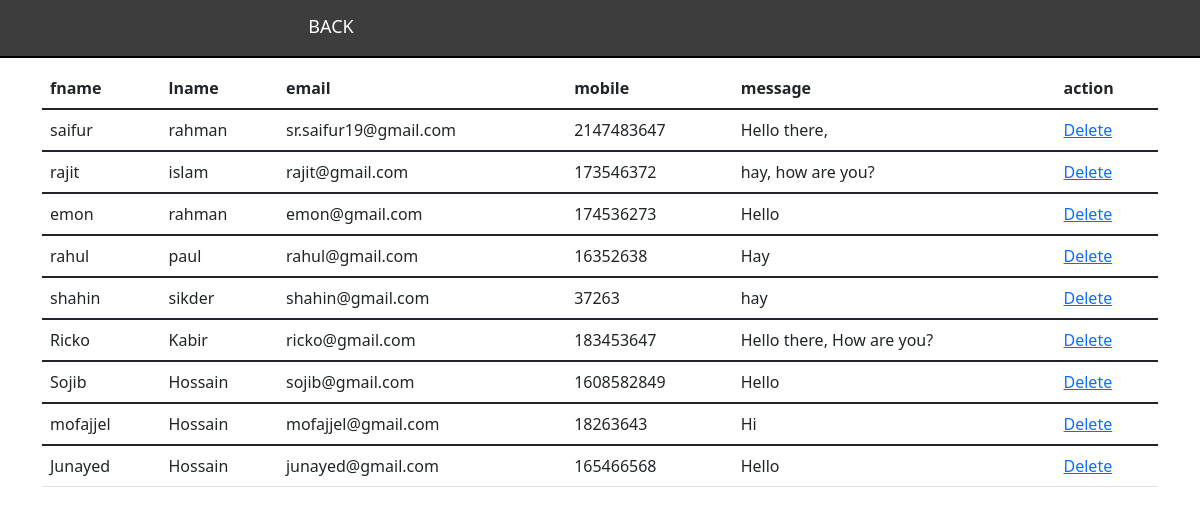
The app's page /admin.php with its own data.
### tables this page shows
CREATE TABLE `contact_info` (
  `fname` varchar(20) NOT NULL,
  `lname` varchar(20) NOT NULL,
  `email` varchar(30) NOT NULL,
  `mobile` int(15) NOT NULL,
  `message` varchar(500) NOT NULL
);

### admin.php (the view, shortened to what this page needs)
<!DOCTYPE html>
<html lang="en">
<head>
    <link rel="stylesheet" href="css/style.css">
    <link href="https://cdn.jsdelivr.net/npm/bootstrap@5.1.3/dist/css/bootstrap.min.css" rel="stylesheet">
</head>
<body>
   <header>
      <div id="CustomHeader"class="container">
	 <div class="row">
     <div id="CustomList"class="col-md-6">
      <ul type="none">
	  <li><a href="index.php">Back</a></li>
	  </ul>
	 </div>
	 </div>
  </div>
</header>
<div class="container table_section">
    <div class="row">
        <div class="col-lg-12">
            <?php
$connection = mysqli_connect("localhost","root","","contact_db");
$query = "SELECT * FROM contact_info";
$adanprodan = mysqli_query($connection,$query);
$count = mysqli_num_rows($adanprodan);
if($count>0){
?>
<table class="table">
   <thead class="thead-dark">
      <tr>
          <th>fname</th>
          <th>lname</th>
          <th>email</th>
          <th>mobile</th>
          <th>message</th>
          <th>action</th>
      </tr>
   </thead>
<?php
    while($row = mysqli_fetch_assoc($adanprodan)){
    $fname = $row['fname'];
    $lname = $row['lname'];
    $email = $row['email'];
    $mobile = $row['mobile'];
    $message = $row['message'];
?>
  <tbody>
       <tr>
           <td><?php echo $fname; ?></td>
           <td><?php echo $lname; ?></td>
           <td><?php echo $email; ?></td>
           <td><?php echo $mobile; ?></td>
           <td><?php echo $message; ?></td>
           <td><a href="#">Delete</a></td>
       </tr>
   </tbody>
<?php
}
?>
</table>
<?php
}
else{
    echo "Your database is empty.";
}
?>
        </div>
    </div>
</div>
</body>
</html>

### css/style.css (style rules this page uses)
* { padding: 0; margin: 0; box-sizing: border-box; }
header { background: #3d3d3d;border-bottom:2px solid black }
#CustomList li { display:inline-block;margin-top: 13px; }
#CustomList ul { text-align:center; }
#CustomList li a { color:white;text-decoration:none;font-size:18px;padding:5px;text-transform:uppercase }
.table_section { margin-top: 10px; }

### records on screen
contact_info: fname "saifur", lname "rahman", email "sr.saifur19@gmail.com", mobile "2147483647", message "Hello there,"
contact_info: fname "rajit", lname "islam", email "rajit@gmail.com", mobile "173546372", message "hay, how are you?"
contact_info: fname "emon", lname "rahman", email "emon@gmail.com", mobile "174536273", message "Hello"
contact_info: fname "rahul", lname "paul", email "rahul@gmail.com", mobile "16352638", message "Hay"
contact_info: fname "shahin", lname "sikder", email "shahin@gmail.com", mobile "37263", message "hay"
contact_info: fname "Ricko", lname "Kabir", email "ricko@gmail.com", mobile "183453647", message "Hello there, How are you?"
contact_info: fname "Sojib", lname "Hossain", email "sojib@gmail.com", mobile "1608582849", message "Hello"
contact_info: fname "mofajjel", lname "Hossain", email "mofajjel@gmail.com", mobile "18263643", message "Hi"
contact_info: fname "Junayed", lname "Hossain", email "junayed@gmail.com", mobile "165466568", message "Hello"
